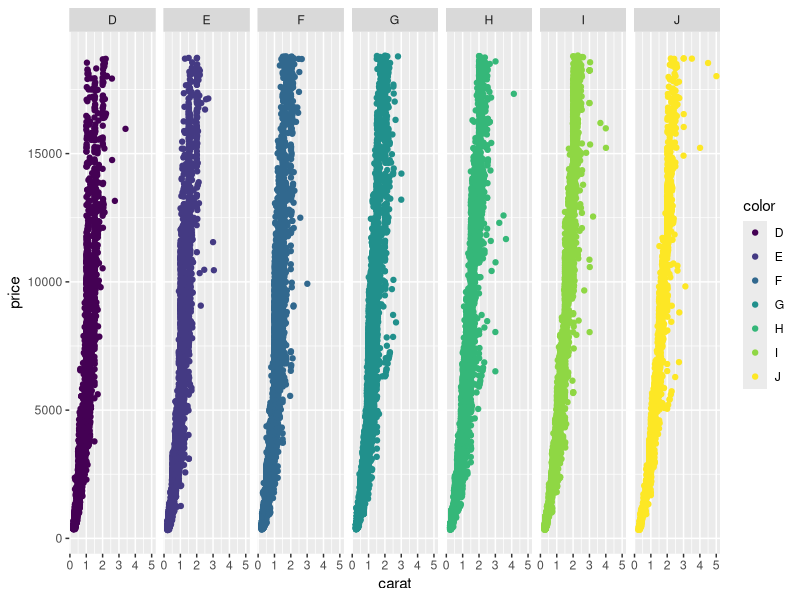

Write R code to recreate this figure.
## ---- chunk 1
#| echo: TRUE
#| eval: TRUE

library(ggplot2)

# Example comparing diamond price to carat in ggplot
ggplot(data = diamonds) + 
  geom_point(mapping = aes(y = price, x = carat, colour = color)) + 
  facet_grid(cols = vars(color))
